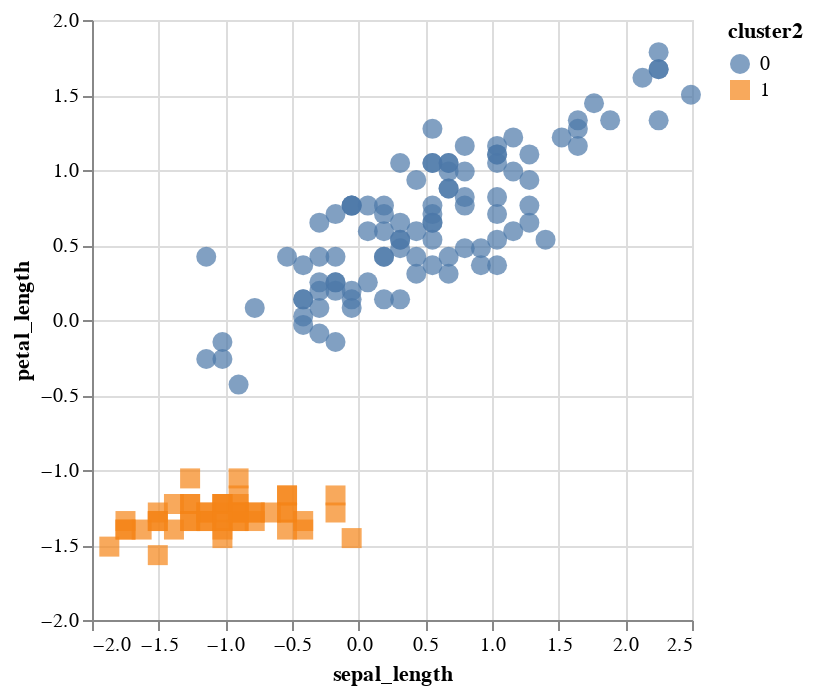

Source (notebook cell):
### Markdown cell above
* Make the same altair chart as above, but now with the colors and shapes determined by cluster2.

### Code cell
alt.Chart(df).mark_point(size=100,filled=True).encode(
    x="sepal_length",
    y="petal_length",
    color="cluster2:N",
    shape="cluster2:N"
)

### Figure 1 — Vega-Lite specification as saved in the notebook (floating-point values rounded to 4 significant figures; data arrays with more than 128 entries replaced by an {"elided": "..."} marker saying what was removed)
{"config": {"view": {"continuousWidth": 300, "continuousHeight": 300}}, "data": {"name": "data-213baa4ff78b23a77d81761d0fffcd82"}, "mark": {"type": "point", "filled": true, "size": 100}, "encoding": {"color": {"field": "cluster2", "type": "nominal"}, "shape": {"field": "cluster2", "type": "nominal"}, "x": {"field": "sepal_length", "type": "quantitative"}, "y": {"field": "petal_length", "type": "quantitative"}}, "$schema": "https://vega.github.io/schema/vega-lite/v5.8.0.json", "datasets": {"data-213baa4ff78b23a77d81761d0fffcd82": {"elided": "150 records"}}}
